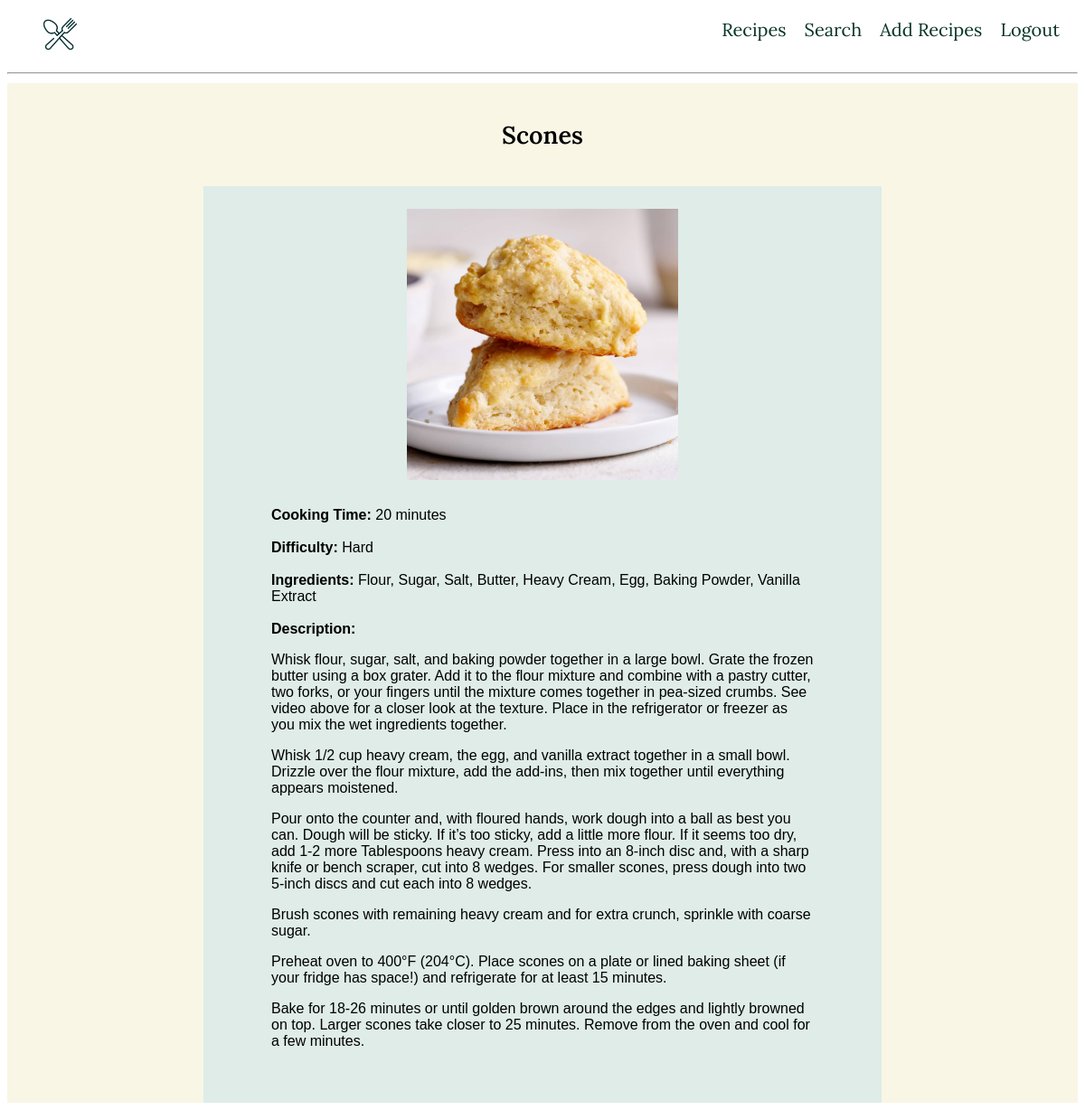
The app's page /list/2 (signed in) with its own data.
### recipes/models.py (models this page shows, shortened)
class Recipe(models.Model):
    name = models.CharField(max_length=120, verbose_name='Name')
    cooking_time = models.PositiveIntegerField(help_text='in minutes', verbose_name='Cooking Time')
    ingredients = models.CharField(max_length=350, verbose_name='Ingredients')
    description = models.TextField(default='')
    pic = models.ImageField(upload_to='recipes', default='no_pic.jpeg')
    def calculate_difficulty(self):
      ingredients = self.ingredients.split(', ')
      if self.cooking_time < 10 and len(ingredients) < 4:
        difficulty = 'Easy'
      elif self.cooking_time < 10 and len(ingredients) >= 4:
        difficulty = 'Medium'
      elif self.cooking_time >= 10 and len(ingredients) < 4:
        difficulty = 'Intermediate'
      elif self.cooking_time >= 10 and len(ingredients) >=4:
        difficulty = 'Hard'
      return difficulty

### recipes/views.py (the view)
# urls.py: path('list/<pk>', RecipeDetailView.as_view(), name='detail'),
class RecipeDetailView(LoginRequiredMixin, DetailView):
    model = Recipe
    template_name = 'recipes/detail.html'

### recipes/templates/recipes/detail.html (shortened to what this page needs)
{% load static %}
<!DOCTYPE html>
<html lang="en">
	<head>
		<link rel="stylesheet" type="text/css" href="{% static 'recipes/css/styles.css'%}">
	</head>
  <header class="page-header">
		<nav class="main-navigation">
			<ul role="menubar" class="navigation-list">
				<li role="presentation" class="nav-list__item">
					<a href="{%url 'recipes:home' %}"role="menuitem"><img class="fork-spoon" src="../static/recipes/images/fork-spoon.png"></a>
				</li>
				<li role="presentation" class="nav-list__item item-2">
					<a href="{%url 'recipes:list' %}" role="menuitem">Recipes</a>
				</li>
        <li role="presentation" class="nav-list__item nav-search">
					<a href="{%url 'recipes:search' %}" role="menuitem">Search</a>
				</li>
				<li role="presentation" class="nav-list__item nav-add">
					<a href="{%url 'recipes:add_recipe' %}" role="menuitem">Add Recipes</a>
				</li>
        <li role="presentation" class="nav-list__item">
					<a href="{%url 'logout' %}" role="menuitem">Logout</a>
				</li>
			</ul>
		</nav>
    <hr>
  </header>
  <body class="detail-body">
		<div class="beige-background">
    <h2>{{object.name}}</h2>
      <div class="detail-info">
        <img class="detail-img" src="{{object.pic.url}}" width="200" height="200" />
        <div class="detail-desc">
          <b>Cooking Time: </b> {{object.cooking_time}} minutes<br>
          <br>
          <b>Difficulty: </b> {{object.calculate_difficulty}} <br>
          <br>
          <b>Ingredients: </b> {{object.ingredients}} <br>
          <br>
          <b>Description: </b> {{object.description | linebreaks}} <br>
        </div>
      </div>
			</div>
  </body>
</html>

### recipes/static/recipes/css/styles.css (style rules this page uses)
header { font-family: 'Lora', serif; font-weight: 400; font-size: 20px; color: rgb(7, 52, 38); }
h2 { font-family: 'Lora', serif; font-weight: 600; font-size: 27px; text-align: center; padding: 40px 0; margin: 0 0; }
body { font-family: 'Lora', serif; color: black; }
.detail-desc { font-family: sans-serif; }
a { text-decoration: none; }
a:link, a:visited { color: rgb(7, 52, 38); }
.fork-spoon { height: 35px; width: auto; }
.navigation-list { list-style-type: none; display: flex; padding-right: 20px; }
.nav-list__item:first-child { flex: 1 1 60%; }
.nav-list__item:last-child, .nav-search, .nav-add, .item-2 { margin-left: 20px; }
img.detail-img { display: block; margin-left: auto; margin-right: auto; width: 300px; height: 300px; padding-bottom: 30px; }
.detail-info { display: block; margin-left: auto; margin-right: auto; width: 600px; background-color: #dfece7; padding: 25px 75px; }
.beige-background { background-color: rgb(249, 246, 230); height: 100%; width: 100%; }

### records on screen
Recipe: name "Scones", pic (picture), cooking_time "20", calculate_difficulty "Hard", ingredients "Flour, Sugar, Salt, Butter, Heavy Cream, Egg, Baking Powder, Vanilla Extract", description "Whisk flour, sugar, salt, and baking powder together in a large bowl. Grate the frozen butter using a box grater. Add it to the flour mixture and combine with a pastry cutter, two forks, or your fingers until the mixture comes together in pea-sized crumbs. See video above for a closer look at the texture. Place in the refrigerator or freezer as you mix the wet ingredients together. Whisk 1/2 cup heavy cream, the egg, and vanilla extract together in a small bowl. Drizzle over the flour mixture, add the add-ins, then mix together until everything appears moistened. Pour onto the counter and, with floured hands, work dough into a ball as best you can. Dough will be sticky. If it’s too sticky,…"
